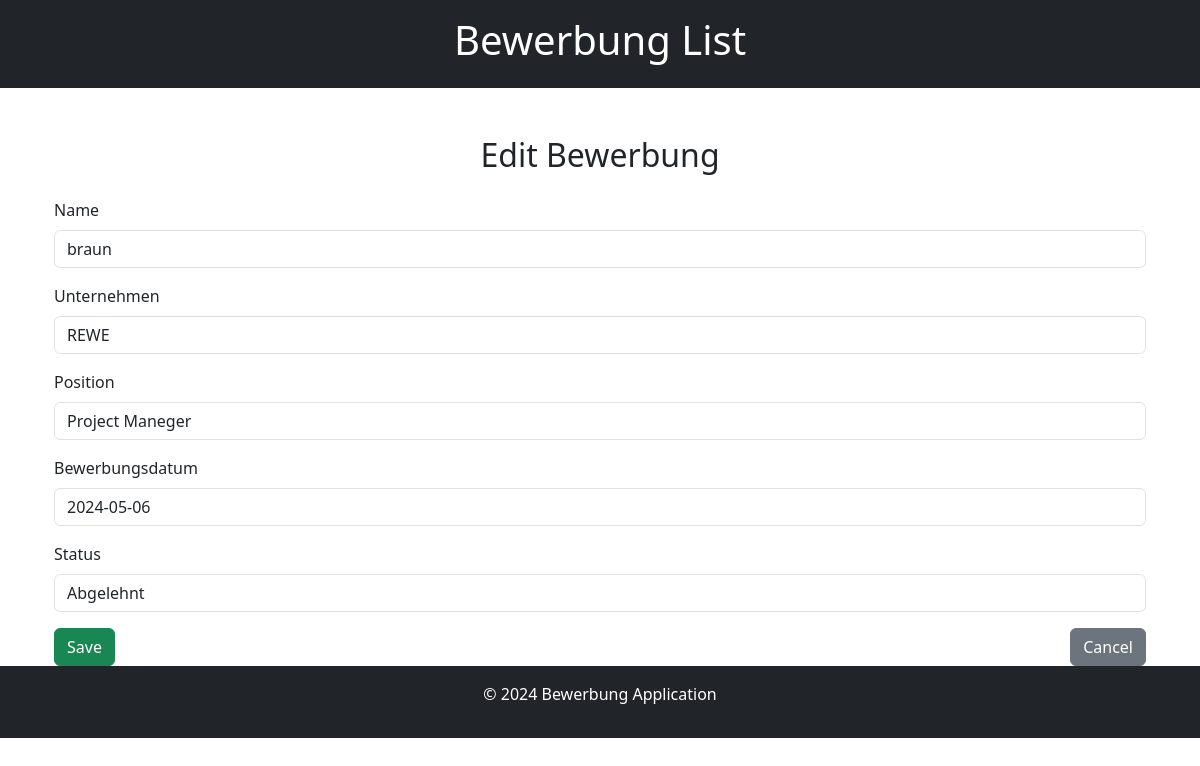
The app's page /5/edit/ (signed in) with its own data.
### bewerbung/models.py (models this page shows, shortened)
class Bewerbung(models.Model):
    name = models.CharField(max_length=100, verbose_name="Name")
    company = models.CharField(max_length=100, verbose_name="Unternehmen")
    position = models.CharField(max_length=100, verbose_name="Position")
    date_applied = models.DateField(verbose_name="Bewerbungsdatum")
    status = models.CharField(
        max_length=50,
        choices=[
            ("Pending", "Ausstehend"),
            ("Interview", "Interview"),
            ("Accepted", "Angenommen"),
            ("Rejected", "Abgelehnt"),
        ],
        default="Pending",
        verbose_name="Status"
    )

### bewerbung/views.py (the view)
# urls.py: path('<int:pk>/edit/', views.BewerbungUpdateView.as_view(), name='bewerbung_edit'),
class BewerbungUpdateView(LoginRequiredMixin, UpdateView):
    model = Bewerbung
    template_name = 'bewerbung/bewerbung_form.html'
    fields = ['name', 'company', 'position', 'date_applied', 'status']
    success_url = reverse_lazy('bewerbung_list')

### templates/bewerbung/bewerbung_form.html (shortened to what this page needs)
{% extends "base/bewerbung_base.html" %}
{% block body %}
{% load widget_tweaks %}
<div class="container mt-5">
    <h2 class="text-center mb-4">{% if object %}Edit Bewerbung{% else %}Add Bewerbung{% endif %}</h2>
    <form method="post" enctype="multipart/form-data" class="needs-validation" novalidate>
        <div class="mb-3">
            {% for field in form %}
                <div class="mb-3">
                    <label for="{{ field.id_for_label }}" class="form-label">{{ field.label }}</label>
                    {{ field }}
                </div>
            {% endfor %}
        </div>
        <div class="d-flex justify-content-between">
            <button type="submit" class="btn btn-success">Save</button>
            <a href="{% url 'bewerbung_list' %}" class="btn btn-secondary">Cancel</a>
        </div>
    </form>
</div>
{% endblock %}

### records on screen
Bewerbung: form "braun" "REWE" "Project Maneger" "2024-05-06" "Abgelehnt"

### other values on screen
{{ field.label }} "Name" "Unternehmen" "Position" "Bewerbungsdatum" "Status"
